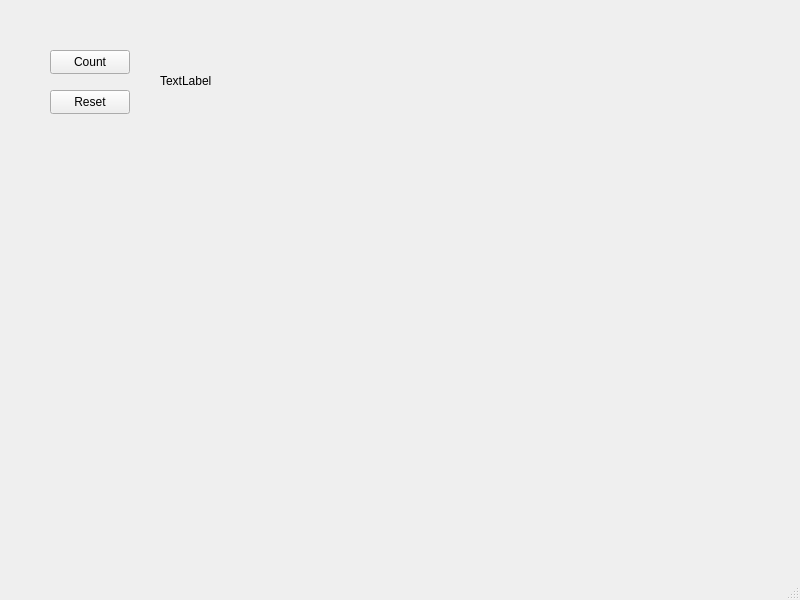
<?xml version="1.0" encoding="UTF-8"?>
<ui version="4.0">
 <class>MainWindow</class>
 <widget class="QMainWindow" name="MainWindow">
  <property name="geometry">
   <rect>
    <x>0</x>
    <y>0</y>
    <width>800</width>
    <height>600</height>
   </rect>
  </property>
  <property name="windowTitle">
   <string>MainWindow</string>
  </property>
  <widget class="QWidget" name="centralwidget">
   <widget class="QPushButton" name="countButton">
    <property name="geometry">
     <rect>
      <x>50</x>
      <y>50</y>
      <width>80</width>
      <height>24</height>
     </rect>
    </property>
    <property name="text">
     <string>Count</string>
    </property>
   </widget>
   <widget class="QPushButton" name="resetButton">
    <property name="geometry">
     <rect>
      <x>50</x>
      <y>90</y>
      <width>80</width>
      <height>24</height>
     </rect>
    </property>
    <property name="text">
     <string>Reset</string>
    </property>
   </widget>
   <widget class="QLabel" name="resultLabel">
    <property name="geometry">
     <rect>
      <x>160</x>
      <y>70</y>
      <width>101</width>
      <height>21</height>
     </rect>
    </property>
    <property name="text">
     <string>TextLabel</string>
    </property>
   </widget>
  </widget>
  <widget class="QMenuBar" name="menubar">
   <property name="geometry">
    <rect>
     <x>0</x>
     <y>0</y>
     <width>800</width>
     <height>21</height>
    </rect>
   </property>
  </widget>
  <widget class="QStatusBar" name="statusbar"/>
 </widget>
 <resources/>
 <connections/>
</ui>
